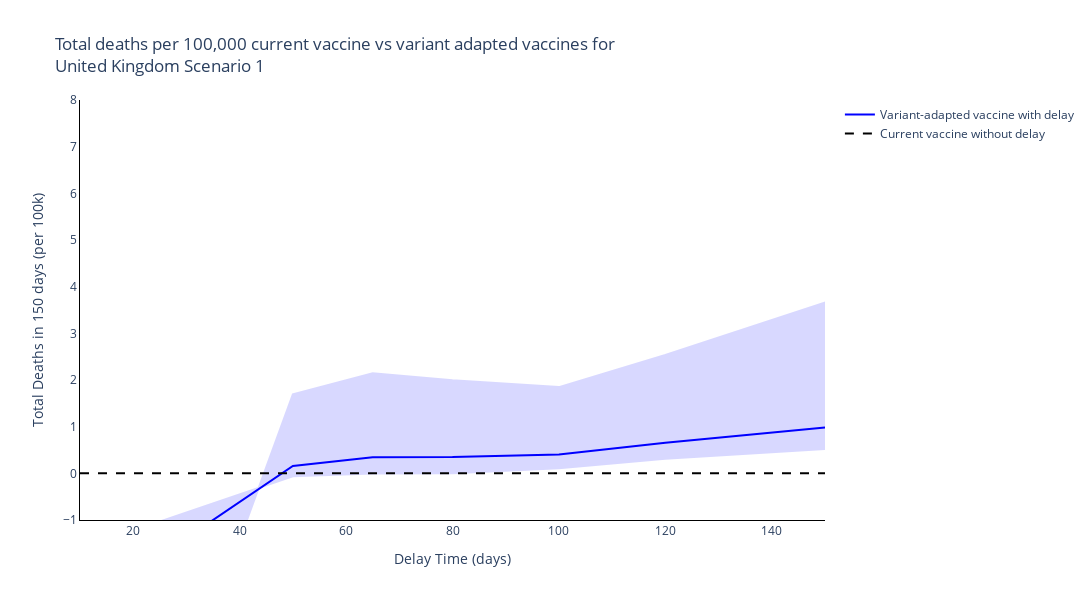
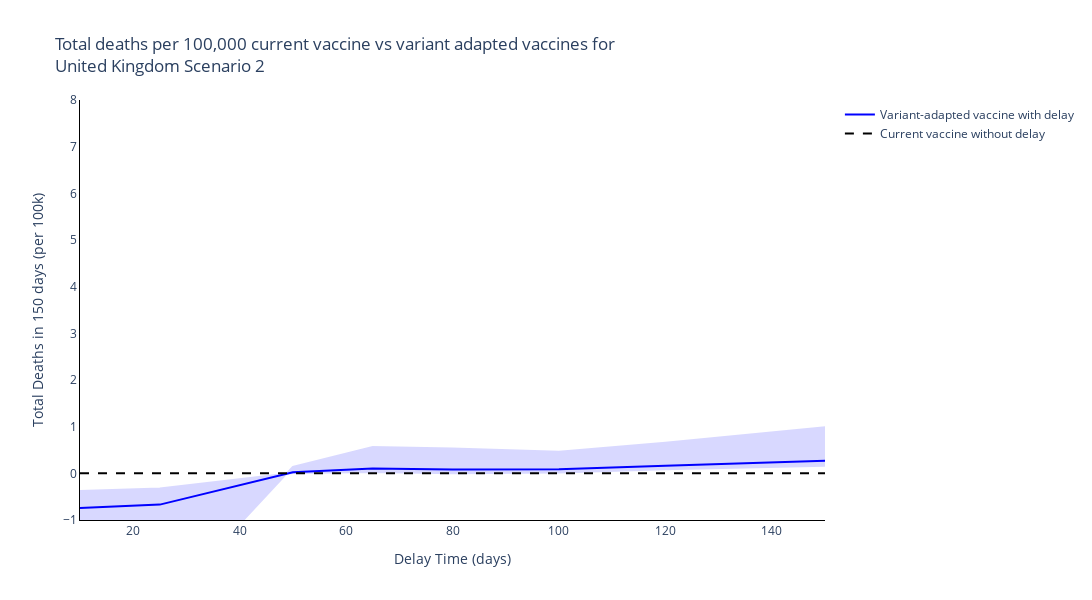
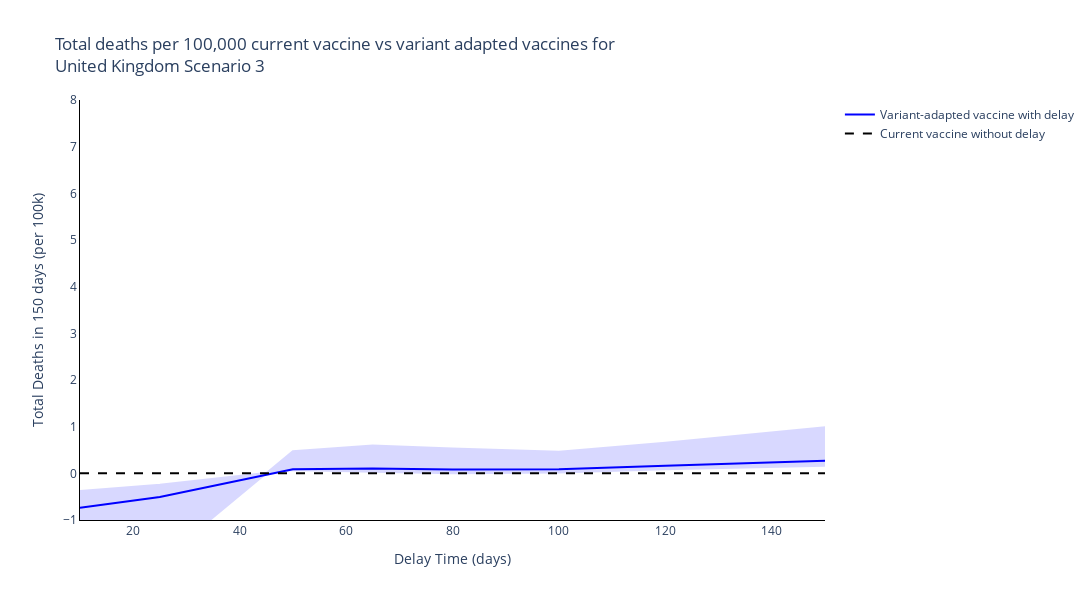
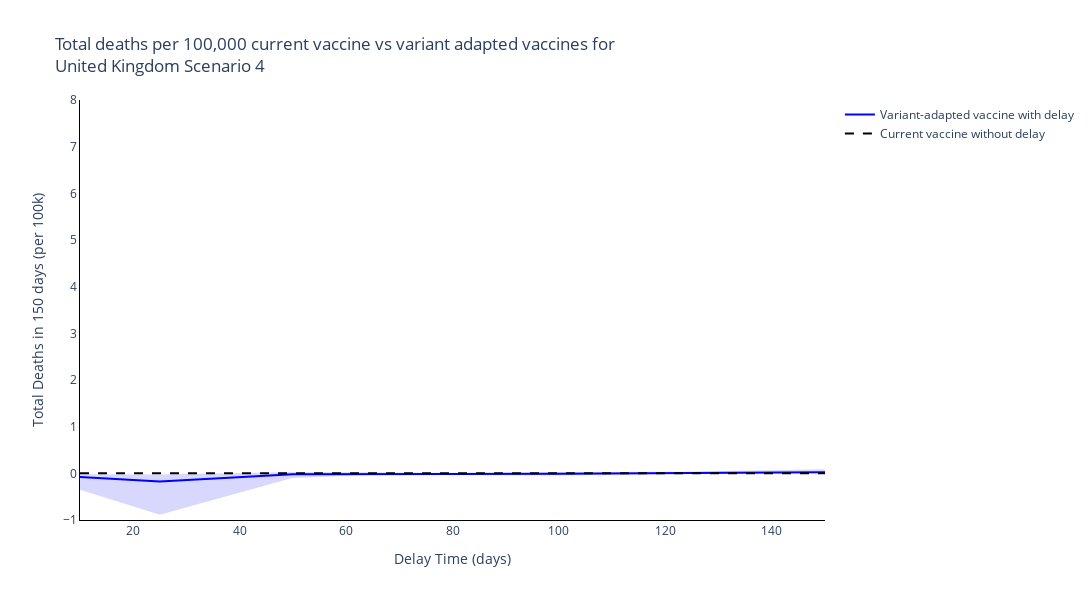

Write notebook code for charts like these, in order.
### Code cell
new_scenario_names = ['Scenario {}'.format(s+1) for s, scenario in enumerate(scenario_names[:-1])] + [scenario_names[-1]]

# Plot for each region
for r, reg in enumerate(regions):
    # Plot for each boosting scenario
    for s, scenario in enumerate(new_scenario_names):
        fig = go.Figure()
        fig.add_trace(
            go.Scatter(
                y=[np.sum(var_adapted_delayed_total_new_deaths_mean[r][dt, s, :]-current_vacc_total_new_deaths_mean[r][s,:]) for dt, delay_time in enumerate(delay_times)],
                x=delay_times,
                mode='lines',
                name='Variant-adapted vaccine with delay',
                line=dict(
                    color=colours[r]),
            )
        )

        fig.add_trace(
            go.Scatter(
                y=[np.sum(var_adapted_delayed_total_new_deaths_upper[r][dt, s, :]-current_vacc_total_new_deaths_upper[r][s,:]) for dt, delay_time in enumerate(delay_times)] + [np.sum(var_adapted_delayed_total_new_deaths_lower[r][dt, s, :]-current_vacc_total_new_deaths_lower[r][s,:]) for dt, delay_time in enumerate(delay_times)][::-1],
                x=delay_times + delay_times[::-1],
                mode='lines',
                name='Variant-adapted vaccine with delay',
                fill='toself',
                fillcolor=colours[r],
                line_color=colours[r],
                opacity=0.15,
                showlegend=False
            )
        )

        fig.add_trace(
            go.Scatter(
                y=[0] * len(delay_times),
                x=delay_times,
                mode='lines',
                name='Current vaccine without delay',
                line=dict(
                    color='black',
                    dash='dash')
            )
        )

        # Add axis labels
        fig.update_layout(
            boxmode='group',
            title='Total deaths per 100,000 current vaccine vs variant adapted vaccines for <br>{} {}'.format(reg, scenario),
            width=1100,
            height=600,
            plot_bgcolor='white',
            xaxis=dict(
                linecolor='black',
                title='Delay Time (days)'
                ),
            yaxis=dict(
                linecolor='black',
                title='Total Deaths in 150 days (per 100k)',
                range=[-1, 8]),
            hovermode='x unified'
            )


        fig.show()

### Figure 1 — Plotly figure (JSON) as saved in the notebook; plotly's stock layout.template omitted (floating-point values rounded to 4 significant figures)
{"data": [{"line": {"color": "blue"}, "mode": "lines", "name": "Variant-adapted vaccine with delay", "type": "scatter", "x": [10, 25, 50, 65, 80, 100, 120, 150], "y": [-2.479, -1.771, 0.1573, 0.3463, 0.3489, 0.4033, 0.6548, 0.9823]}, {"fill": "toself", "fillcolor": "blue", "line": {"color": "blue"}, "mode": "lines", "name": "Variant-adapted vaccine with delay", "opacity": 0.15, "showlegend": false, "type": "scatter", "x": [10, 25, 50, 65, 80, 100, 120, 150, 150, 120, 100, 80, 65, 50, 25, 10], "y": [-9.281, -6.114, 1.694, 2.146, 1.996, 1.847, 2.539, 3.661, 0.5225, 0.3139, 0.1106, 0.00322, -0.004449, -0.06199, -1.033, -1.341]}, {"line": {"color": "black", "dash": "dash"}, "mode": "lines", "name": "Current vaccine without delay", "type": "scatter", "x": [10, 25, 50, 65, 80, 100, 120, 150], "y": [0, 0, 0, 0, 0, 0, 0, 0]}], "layout": {"boxmode": "group", "height": 600, "hovermode": "x unified", "plot_bgcolor": "white", "title": {"text": "Total deaths per 100,000 current vaccine vs variant adapted vaccines for <br>United Kingdom Scenario 1"}, "width": 1100, "xaxis": {"linecolor": "black", "title": {"text": "Delay Time (days)"}}, "yaxis": {"linecolor": "black", "range": [-1, 8], "title": {"text": "Total Deaths in 150 days (per 100k)"}}}}

### Figure 2 — Plotly figure (JSON) as saved in the notebook; plotly's stock layout.template omitted (floating-point values rounded to 4 significant figures)
{"data": [{"line": {"color": "blue"}, "mode": "lines", "name": "Variant-adapted vaccine with delay", "type": "scatter", "x": [10, 25, 50, 65, 80, 100, 120, 150], "y": [-0.7404, -0.67, 0.02349, 0.101, 0.08412, 0.08487, 0.1614, 0.2671]}, {"fill": "toself", "fillcolor": "blue", "line": {"color": "blue"}, "mode": "lines", "name": "Variant-adapted vaccine with delay", "opacity": 0.15, "showlegend": false, "type": "scatter", "x": [10, 25, 50, 65, 80, 100, 120, 150, 150, 120, 100, 80, 65, 50, 25, 10], "y": [-2.902, -2.92, 0.1373, 0.5647, 0.531, 0.4625, 0.6574, 0.9884, 0.1608, 0.08847, 0.0198, 0.003589, 0.02964, 0.005732, -0.326, -0.3773]}, {"line": {"color": "black", "dash": "dash"}, "mode": "lines", "name": "Current vaccine without delay", "type": "scatter", "x": [10, 25, 50, 65, 80, 100, 120, 150], "y": [0, 0, 0, 0, 0, 0, 0, 0]}], "layout": {"boxmode": "group", "height": 600, "hovermode": "x unified", "plot_bgcolor": "white", "title": {"text": "Total deaths per 100,000 current vaccine vs variant adapted vaccines for <br>United Kingdom Scenario 2"}, "width": 1100, "xaxis": {"linecolor": "black", "title": {"text": "Delay Time (days)"}}, "yaxis": {"linecolor": "black", "range": [-1, 8], "title": {"text": "Total Deaths in 150 days (per 100k)"}}}}

### Figure 3 — Plotly figure (JSON) as saved in the notebook; plotly's stock layout.template omitted (floating-point values rounded to 4 significant figures)
{"data": [{"line": {"color": "blue"}, "mode": "lines", "name": "Variant-adapted vaccine with delay", "type": "scatter", "x": [10, 25, 50, 65, 80, 100, 120, 150], "y": [-0.7404, -0.5061, 0.08732, 0.1056, 0.08412, 0.08487, 0.1614, 0.2671]}, {"fill": "toself", "fillcolor": "blue", "line": {"color": "blue"}, "mode": "lines", "name": "Variant-adapted vaccine with delay", "opacity": 0.15, "showlegend": false, "type": "scatter", "x": [10, 25, 50, 65, 80, 100, 120, 150, 150, 120, 100, 80, 65, 50, 25, 10], "y": [-2.902, -1.887, 0.4714, 0.5938, 0.531, 0.4625, 0.6574, 0.9884, 0.1608, 0.08847, 0.0198, 0.003589, 0.03338, 0.06919, -0.2446, -0.3773]}, {"line": {"color": "black", "dash": "dash"}, "mode": "lines", "name": "Current vaccine without delay", "type": "scatter", "x": [10, 25, 50, 65, 80, 100, 120, 150], "y": [0, 0, 0, 0, 0, 0, 0, 0]}], "layout": {"boxmode": "group", "height": 600, "hovermode": "x unified", "plot_bgcolor": "white", "title": {"text": "Total deaths per 100,000 current vaccine vs variant adapted vaccines for <br>United Kingdom Scenario 3"}, "width": 1100, "xaxis": {"linecolor": "black", "title": {"text": "Delay Time (days)"}}, "yaxis": {"linecolor": "black", "range": [-1, 8], "title": {"text": "Total Deaths in 150 days (per 100k)"}}}}

### Figure 4 — Plotly figure (JSON) as saved in the notebook; plotly's stock layout.template omitted (floating-point values rounded to 4 significant figures)
{"data": [{"line": {"color": "blue"}, "mode": "lines", "name": "Variant-adapted vaccine with delay", "type": "scatter", "x": [10, 25, 50, 65, 80, 100, 120, 150], "y": [-0.07987, -0.1732, -0.01701, -0.00705, -0.01244, -0.01111, 0.006395, 0.02377]}, {"fill": "toself", "fillcolor": "blue", "line": {"color": "blue"}, "mode": "lines", "name": "Variant-adapted vaccine with delay", "opacity": 0.15, "showlegend": false, "type": "scatter", "x": [10, 25, 50, 65, 80, 100, 120, 150, 150, 120, 100, 80, 65, 50, 25, 10], "y": [-0.3269, -0.8653, -0.07659, -0.007656, -0.01574, -0.02309, 0.008845, 0.06815, 0.02945, 0.01653, -0.00297, -0.008157, 0.00199, 0.009242, -0.04769, -0.03974]}, {"line": {"color": "black", "dash": "dash"}, "mode": "lines", "name": "Current vaccine without delay", "type": "scatter", "x": [10, 25, 50, 65, 80, 100, 120, 150], "y": [0, 0, 0, 0, 0, 0, 0, 0]}], "layout": {"boxmode": "group", "height": 600, "hovermode": "x unified", "plot_bgcolor": "white", "title": {"text": "Total deaths per 100,000 current vaccine vs variant adapted vaccines for <br>United Kingdom Scenario 4"}, "width": 1100, "xaxis": {"linecolor": "black", "title": {"text": "Delay Time (days)"}}, "yaxis": {"linecolor": "black", "range": [-1, 8], "title": {"text": "Total Deaths in 150 days (per 100k)"}}}}
